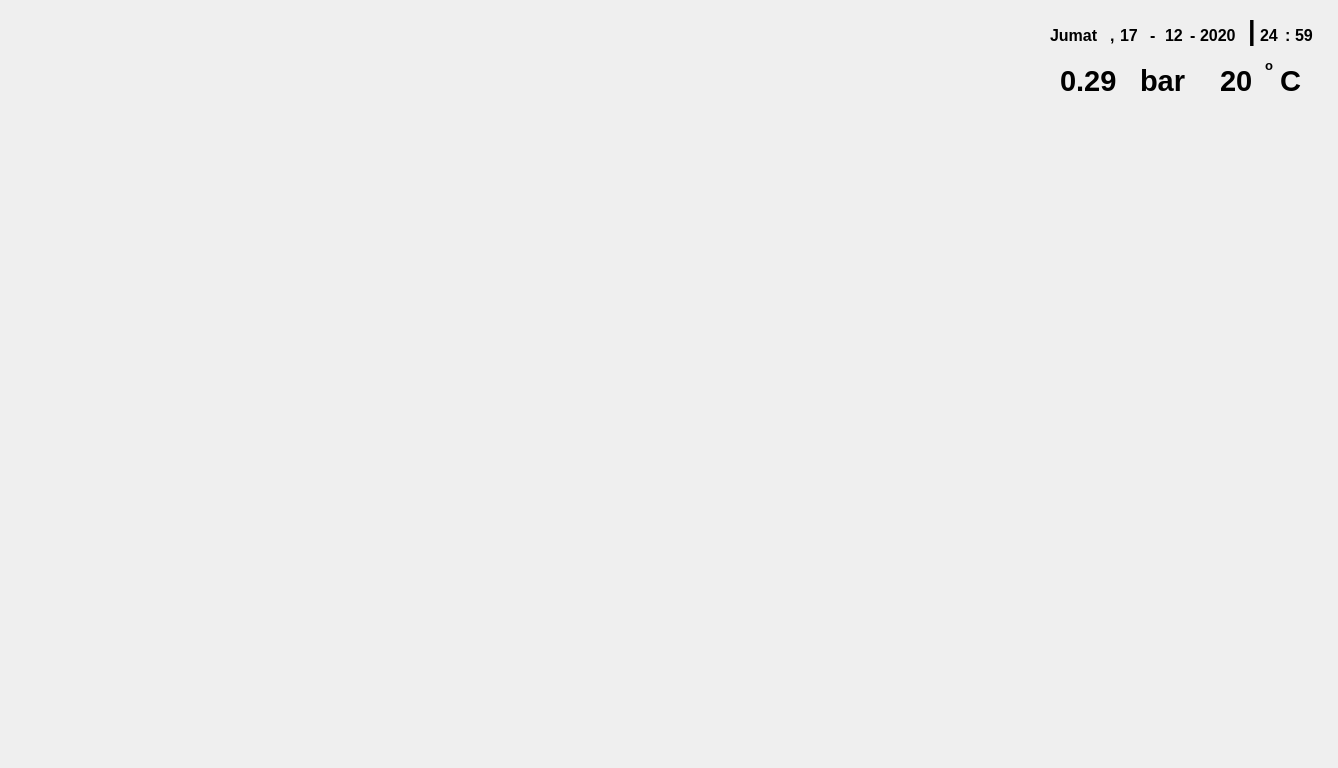
<?xml version="1.0" encoding="UTF-8"?>
<ui version="4.0">
 <class>MainWindow</class>
 <widget class="QMainWindow" name="MainWindow">
  <property name="geometry">
   <rect>
    <x>0</x>
    <y>0</y>
    <width>1338</width>
    <height>768</height>
   </rect>
  </property>
  <property name="contextMenuPolicy">
   <enum>Qt::NoContextMenu</enum>
  </property>
  <property name="windowTitle">
   <string notr="true">MainWindow</string>
  </property>
  <property name="autoFillBackground">
   <bool>false</bool>
  </property>
  <property name="toolButtonStyle">
   <enum>Qt::ToolButtonFollowStyle</enum>
  </property>
  <widget class="QWidget" name="centralwidget">
   <property name="enabled">
    <bool>true</bool>
   </property>
   <property name="contextMenuPolicy">
    <enum>Qt::NoContextMenu</enum>
   </property>
   <widget class="QLabel" name="BG">
    <property name="enabled">
     <bool>true</bool>
    </property>
    <property name="geometry">
     <rect>
      <x>0</x>
      <y>0</y>
      <width>1366</width>
      <height>768</height>
     </rect>
    </property>
    <property name="text">
     <string/>
    </property>
    <property name="pixmap">
     <pixmap>BG_1.png</pixmap>
    </property>
    <property name="scaledContents">
     <bool>true</bool>
    </property>
    <property name="openExternalLinks">
     <bool>false</bool>
    </property>
   </widget>
   <widget class="QLabel" name="hari">
    <property name="geometry">
     <rect>
      <x>1050</x>
      <y>20</y>
      <width>100</width>
      <height>30</height>
     </rect>
    </property>
    <property name="font">
     <font>
      <family>Helvetica</family>
      <pointsize>12</pointsize>
      <weight>75</weight>
      <bold>true</bold>
     </font>
    </property>
    <property name="text">
     <string>Jumat</string>
    </property>
   </widget>
   <widget class="QLabel" name="koma">
    <property name="geometry">
     <rect>
      <x>1110</x>
      <y>20</y>
      <width>25</width>
      <height>30</height>
     </rect>
    </property>
    <property name="font">
     <font>
      <family>Helvetica</family>
      <pointsize>12</pointsize>
      <weight>75</weight>
      <bold>true</bold>
     </font>
    </property>
    <property name="text">
     <string>,</string>
    </property>
   </widget>
   <widget class="QLabel" name="tanggal">
    <property name="geometry">
     <rect>
      <x>1120</x>
      <y>20</y>
      <width>30</width>
      <height>30</height>
     </rect>
    </property>
    <property name="font">
     <font>
      <family>Helvetica</family>
      <pointsize>12</pointsize>
      <weight>75</weight>
      <bold>true</bold>
     </font>
    </property>
    <property name="text">
     <string>17</string>
    </property>
   </widget>
   <widget class="QLabel" name="strip">
    <property name="geometry">
     <rect>
      <x>1150</x>
      <y>20</y>
      <width>10</width>
      <height>30</height>
     </rect>
    </property>
    <property name="font">
     <font>
      <family>Helvetica</family>
      <pointsize>12</pointsize>
      <weight>75</weight>
      <bold>true</bold>
     </font>
    </property>
    <property name="text">
     <string>-</string>
    </property>
   </widget>
   <widget class="QLabel" name="bulan">
    <property name="geometry">
     <rect>
      <x>1165</x>
      <y>20</y>
      <width>30</width>
      <height>30</height>
     </rect>
    </property>
    <property name="font">
     <font>
      <family>Helvetica</family>
      <pointsize>12</pointsize>
      <weight>75</weight>
      <bold>true</bold>
     </font>
    </property>
    <property name="text">
     <string>12</string>
    </property>
   </widget>
   <widget class="QLabel" name="strip_2">
    <property name="geometry">
     <rect>
      <x>1190</x>
      <y>20</y>
      <width>10</width>
      <height>30</height>
     </rect>
    </property>
    <property name="font">
     <font>
      <family>Helvetica</family>
      <pointsize>12</pointsize>
      <weight>75</weight>
      <bold>true</bold>
     </font>
    </property>
    <property name="text">
     <string>-</string>
    </property>
   </widget>
   <widget class="QLabel" name="tahun">
    <property name="geometry">
     <rect>
      <x>1200</x>
      <y>20</y>
      <width>61</width>
      <height>30</height>
     </rect>
    </property>
    <property name="font">
     <font>
      <family>Helvetica</family>
      <pointsize>12</pointsize>
      <weight>75</weight>
      <bold>true</bold>
     </font>
    </property>
    <property name="text">
     <string>2020</string>
    </property>
   </widget>
   <widget class="QLabel" name="strip_3">
    <property name="enabled">
     <bool>true</bool>
    </property>
    <property name="geometry">
     <rect>
      <x>1248</x>
      <y>10</y>
      <width>10</width>
      <height>40</height>
     </rect>
    </property>
    <property name="font">
     <font>
      <family>Helvetica</family>
      <pointsize>20</pointsize>
      <weight>75</weight>
      <bold>true</bold>
     </font>
    </property>
    <property name="text">
     <string>|</string>
    </property>
   </widget>
   <widget class="QLabel" name="jam">
    <property name="geometry">
     <rect>
      <x>1260</x>
      <y>20</y>
      <width>30</width>
      <height>30</height>
     </rect>
    </property>
    <property name="font">
     <font>
      <family>Helvetica</family>
      <pointsize>12</pointsize>
      <weight>75</weight>
      <bold>true</bold>
     </font>
    </property>
    <property name="text">
     <string>24</string>
    </property>
   </widget>
   <widget class="QLabel" name="titik2">
    <property name="geometry">
     <rect>
      <x>1285</x>
      <y>20</y>
      <width>20</width>
      <height>30</height>
     </rect>
    </property>
    <property name="font">
     <font>
      <family>Helvetica</family>
      <pointsize>12</pointsize>
      <weight>75</weight>
      <bold>true</bold>
     </font>
    </property>
    <property name="text">
     <string>:</string>
    </property>
   </widget>
   <widget class="QLabel" name="menit">
    <property name="geometry">
     <rect>
      <x>1295</x>
      <y>20</y>
      <width>30</width>
      <height>30</height>
     </rect>
    </property>
    <property name="font">
     <font>
      <family>Helvetica</family>
      <pointsize>12</pointsize>
      <weight>75</weight>
      <bold>true</bold>
     </font>
    </property>
    <property name="text">
     <string>59</string>
    </property>
   </widget>
   <widget class="QLabel" name="tekanan">
    <property name="geometry">
     <rect>
      <x>1060</x>
      <y>60</y>
      <width>91</width>
      <height>41</height>
     </rect>
    </property>
    <property name="font">
     <font>
      <family>Helvetica</family>
      <pointsize>22</pointsize>
      <weight>75</weight>
      <bold>true</bold>
     </font>
    </property>
    <property name="text">
     <string>0.29</string>
    </property>
   </widget>
   <widget class="QLabel" name="bar">
    <property name="geometry">
     <rect>
      <x>1140</x>
      <y>60</y>
      <width>61</width>
      <height>41</height>
     </rect>
    </property>
    <property name="font">
     <font>
      <family>Helvetica</family>
      <pointsize>22</pointsize>
      <weight>75</weight>
      <bold>true</bold>
     </font>
    </property>
    <property name="text">
     <string>bar</string>
    </property>
   </widget>
   <widget class="QLabel" name="derajat">
    <property name="geometry">
     <rect>
      <x>1220</x>
      <y>60</y>
      <width>51</width>
      <height>41</height>
     </rect>
    </property>
    <property name="font">
     <font>
      <family>Helvetica</family>
      <pointsize>22</pointsize>
      <weight>75</weight>
      <bold>true</bold>
     </font>
    </property>
    <property name="text">
     <string>20</string>
    </property>
   </widget>
   <widget class="QLabel" name="o_derajat">
    <property name="geometry">
     <rect>
      <x>1265</x>
      <y>50</y>
      <width>21</width>
      <height>31</height>
     </rect>
    </property>
    <property name="font">
     <font>
      <family>Helvetica</family>
      <pointsize>10</pointsize>
      <weight>75</weight>
      <bold>true</bold>
     </font>
    </property>
    <property name="text">
     <string>o</string>
    </property>
   </widget>
   <widget class="QLabel" name="celcius">
    <property name="geometry">
     <rect>
      <x>1280</x>
      <y>60</y>
      <width>51</width>
      <height>41</height>
     </rect>
    </property>
    <property name="font">
     <font>
      <family>Helvetica</family>
      <pointsize>22</pointsize>
      <weight>75</weight>
      <bold>true</bold>
     </font>
    </property>
    <property name="text">
     <string>C</string>
    </property>
   </widget>
  </widget>
 </widget>
 <resources/>
 <connections/>
</ui>
